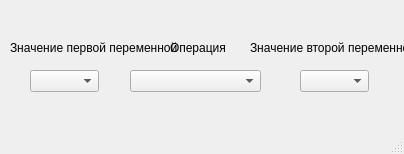
<?xml version="1.0" encoding="UTF-8"?>
<ui version="4.0">
 <class>MainWindow</class>
 <widget class="QMainWindow" name="MainWindow">
  <property name="geometry">
   <rect>
    <x>0</x>
    <y>0</y>
    <width>404</width>
    <height>154</height>
   </rect>
  </property>
  <property name="windowTitle">
   <string>MainWindow</string>
  </property>
  <widget class="QWidget" name="centralwidget">
   <widget class="QComboBox" name="comboBoxNum1">
    <property name="geometry">
     <rect>
      <x>30</x>
      <y>70</y>
      <width>69</width>
      <height>22</height>
     </rect>
    </property>
   </widget>
   <widget class="QComboBox" name="comboBoxOper">
    <property name="geometry">
     <rect>
      <x>130</x>
      <y>70</y>
      <width>131</width>
      <height>22</height>
     </rect>
    </property>
   </widget>
   <widget class="QComboBox" name="comboBoxNum2">
    <property name="geometry">
     <rect>
      <x>300</x>
      <y>70</y>
      <width>69</width>
      <height>22</height>
     </rect>
    </property>
   </widget>
   <widget class="QLabel" name="labelO1">
    <property name="geometry">
     <rect>
      <x>10</x>
      <y>40</y>
      <width>171</width>
      <height>16</height>
     </rect>
    </property>
    <property name="text">
     <string>Значение первой переменной</string>
    </property>
   </widget>
   <widget class="QLabel" name="labelOper">
    <property name="geometry">
     <rect>
      <x>170</x>
      <y>40</y>
      <width>61</width>
      <height>16</height>
     </rect>
    </property>
    <property name="text">
     <string>Операция</string>
    </property>
   </widget>
   <widget class="QLabel" name="labelO2">
    <property name="geometry">
     <rect>
      <x>250</x>
      <y>40</y>
      <width>161</width>
      <height>16</height>
     </rect>
    </property>
    <property name="text">
     <string>Значение второй переменной</string>
    </property>
   </widget>
  </widget>
  <widget class="QMenuBar" name="menubar">
   <property name="geometry">
    <rect>
     <x>0</x>
     <y>0</y>
     <width>404</width>
     <height>21</height>
    </rect>
   </property>
  </widget>
  <widget class="QStatusBar" name="statusbar"/>
 </widget>
 <resources/>
 <connections/>
</ui>
